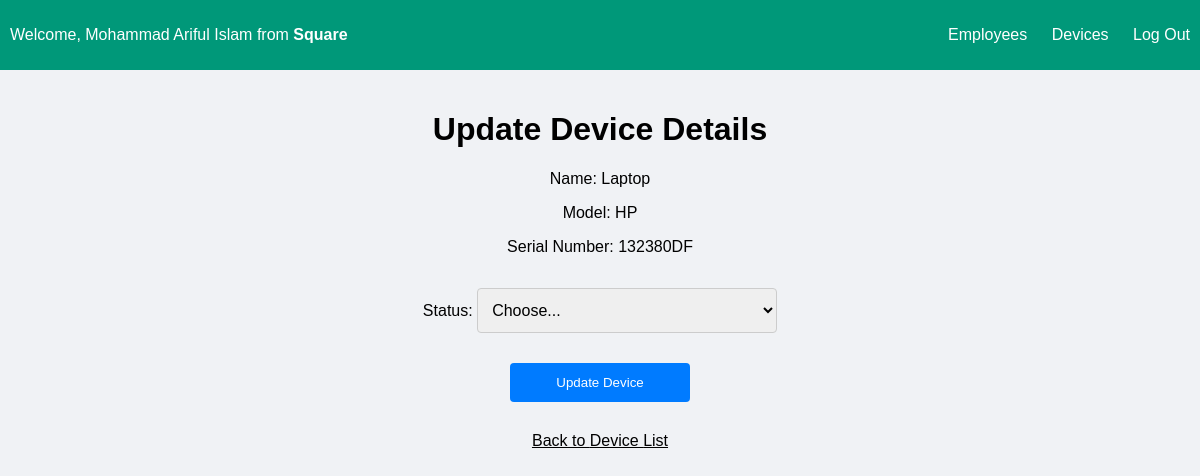
The page /devices/update/1/ (signed in) on the database as committed earlier.
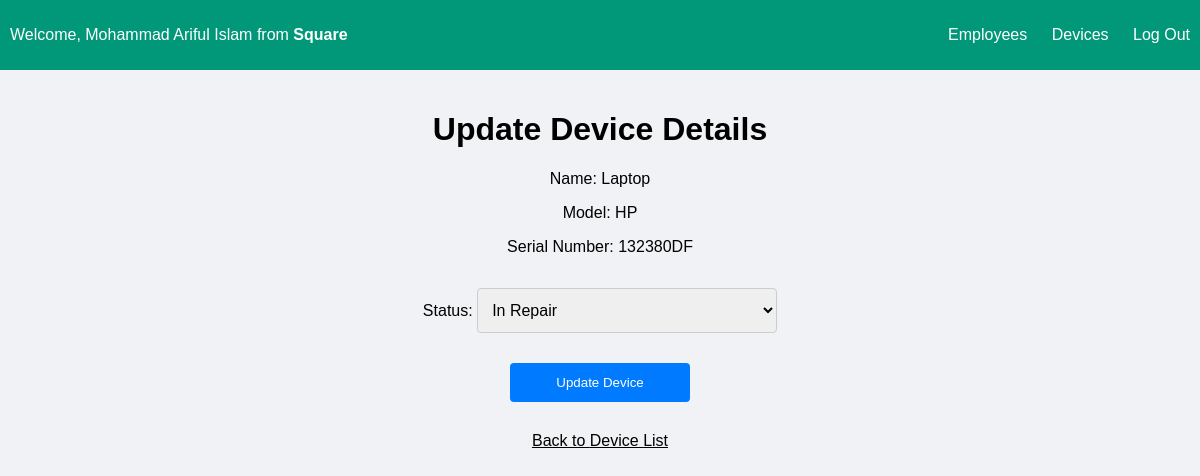
The same page on the database as committed later.
### assetTracker/models.py (models this page shows, shortened)
class Device(models.Model):
    name = models.CharField(max_length=100)
    serial_number = models.CharField(max_length=100, unique=True)
    model = models.CharField(max_length=100)
    STATUS_CHOICES = [
        ('available', 'Available'),
        ('checked_out', 'Checked Out'),
        ('in_repair', 'In Repair'),
        ('out_of_service', 'Out of Service'),
    ]
    status = models.CharField(max_length=50, choices=STATUS_CHOICES, default='available')
    company = models.ForeignKey(Company, on_delete=models.CASCADE)
    created_at = models.DateTimeField(auto_now_add=True)

### assetTracker/views.py (the view)
# urls.py: path('devices/update/<int:pk>/', views.update_device, name='update_device'),
@login_required(login_url='login')
def update_device(request, pk):
    device = get_object_or_404(Device, pk=pk, company=request.user.employee.company)
    if request.method == "POST":
        form = DeviceStatusForm(request.POST, instance=device)
        if form.is_valid():
            form.save()
            return redirect('list_devices')
    else:
        form = DeviceStatusForm(instance=device)
    context = {
        'form': form,
        'item_name': 'Device',
        'item': device,
        'list_url': 'list_devices'
    }
    return render(request, 'update_item.html', context)

### assetTracker/forms.py
class DeviceStatusForm(BaseForm):
    def __init__(self, *args, **kwargs):
        super(DeviceStatusForm, self).__init__(*args, **kwargs)
        self.fields['status'].choices = [
            ('', 'Choose...'),  # Optionally add a default 'choose' option
            ('in_repair', 'In Repair'),
            ('out_of_service', 'Out of Service'),
        ]
    class Meta:
        model = Device
        fields = ['status']

### assetTracker/templates/update_item.html
{% extends 'navbar.html' %} {% block content %}
<div class="content-wrapper">
    <h1>Update {{ item_name }} Details</h1>
    {% if item_name == "Device" %}
    <p>Name: {{ item.name }}</p>
    <p>Model: {{ item.model }}</p>
    <p>Serial Number: {{ item.serial_number }}</p>
    {% endif %}
    <form method="post" action="">
        {% csrf_token %} {{ form.as_p }}
        <input type="submit" class="action-button" value="Update {{ item_name }}" />
    </form>
    <a href="{% url list_url %}">Back to {{ item_name }} List</a>
</div>
{% endblock %}

Rows that differ between the two databases and show on the page:
changed Device "Laptop": status "Choose..." → "In Repair"
